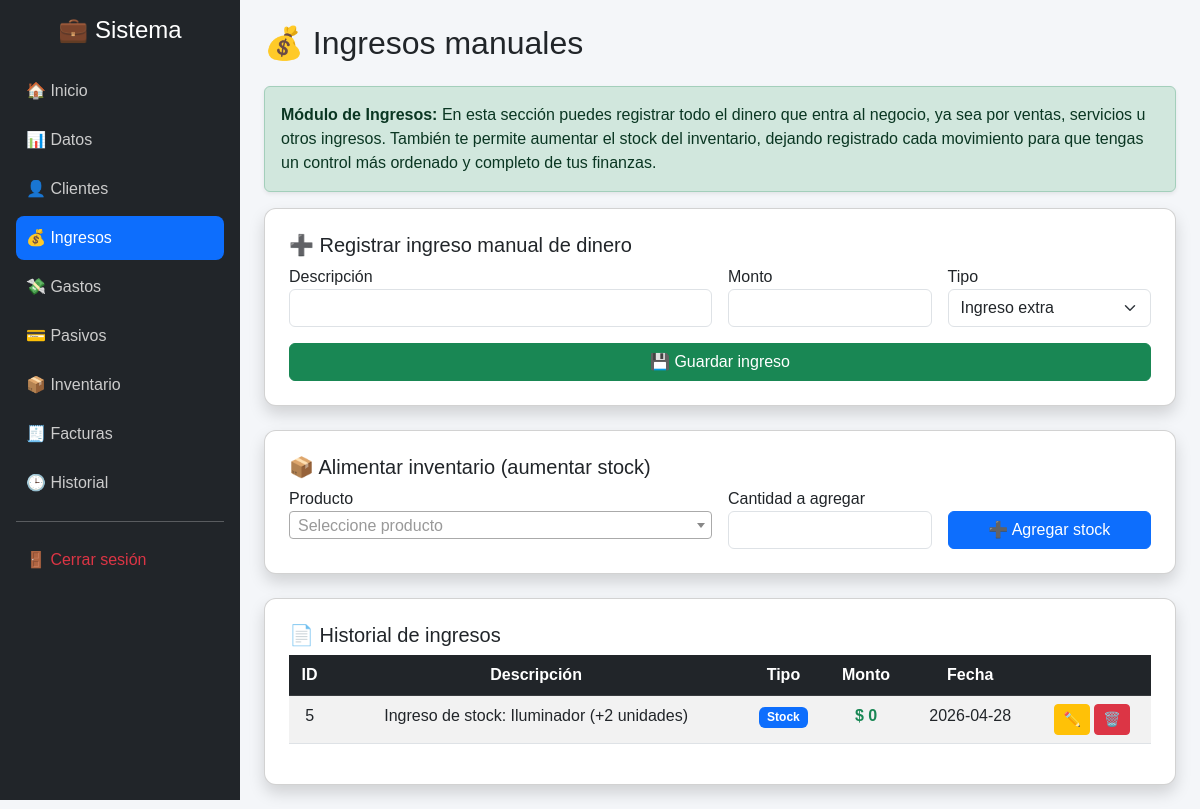
Page /sistema_financiero/modules/ingresos/index.php (signed in) on the committed database.
### tables this page shows
CREATE TABLE `ingresos` (
  `id` int(11) NOT NULL,
  `descripcion` text DEFAULT NULL,
  `monto` decimal(10,2) DEFAULT NULL,
  `fecha` date DEFAULT NULL,
  `tipo` varchar(50) NOT NULL DEFAULT 'extra'
);

### sistema_financiero/modules/ingresos/index.php (the view, shortened to what this page needs)
<?php
include($_SERVER['DOCUMENT_ROOT']."/sistema_financiero/config/conexion.php");
?>
<!DOCTYPE html>
<html>
<head>
<link href="https://cdn.jsdelivr.net/npm/bootstrap@5.3.0/dist/css/bootstrap.min.css" rel="stylesheet">
<link href="https://cdn.jsdelivr.net/npm/select2@4.1.0-rc.0/dist/css/select2.min.css" rel="stylesheet" />
<link rel="stylesheet" href="https://code.jquery.com/ui/1.13.2/themes/base/jquery-ui.css">
</head>
<body>
<div class="sidebar bg-dark text-white p-3">
    <h4 class="text-center mb-4">💼 Sistema</h4>
    <a href="/sistema_financiero/public/index.php" class="menu-item">🏠 Inicio</a>
    <a href="/sistema_financiero/public/dashboard.php" class="menu-item">📊 Datos</a>
    <a href="/sistema_financiero/modules/clientes/" class="menu-item">👤 Clientes</a>
    <a href="/sistema_financiero/modules/ingresos/" class="menu-item active">💰 Ingresos</a>
    <a href="/sistema_financiero/modules/gastos/" class="menu-item">💸 Gastos</a>
    <a href="/sistema_financiero/modules/pasivos/" class="menu-item">💳 Pasivos</a>
    <a href="/sistema_financiero/modules/inventario/" class="menu-item">📦 Inventario</a>
    <a href="/sistema_financiero/modules/facturas/" class="menu-item">🧾 Facturas</a>
    <a href="/sistema_financiero/modules/historial/" class="menu-item">🕒 Historial</a>
    <hr>
    <a href="/sistema_financiero/auth/logout.php" class="menu-item text-danger">
        🚪 Cerrar sesión
    </a>
</div>
<div class="content p-4">
<h2 class="mb-4">💰 Ingresos manuales</h2>
<div class="alert alert-success shadow-sm">
    <strong>Módulo de Ingresos:</strong>
    En esta sección puedes registrar todo el dinero que entra al negocio, ya sea por ventas, servicios u otros
    ingresos. También te permite aumentar el stock del inventario, dejando registrado cada movimiento para que
    tengas un control más ordenado y completo de tus finanzas.
</div>
<div class="card shadow p-4 mb-4">
<h5>➕ Registrar ingreso manual de dinero</h5>
<form method="POST" class="row g-3">
<div class="col-md-6">
<label>Descripción</label>
<input type="text" id="descripcion" name="descripcion" class="form-control" required>
</div>
<div class="col-md-3">
<label>Monto</label>
<input type="number" name="monto" step="0.01" min="1" class="form-control" required>
</div>
<div class="col-md-3">
<label>Tipo</label>
<select name="tipo" class="form-select" required>
<option value="extra">Ingreso extra</option>
</select>
</div>
<div class="col-md-12">
<button name="guardar" class="btn btn-success w-100">
💾 Guardar ingreso
</button>
</div>
</form>
</div>
<div class="card shadow p-4 mb-4">
<h5>📦 Alimentar inventario (aumentar stock)</h5>
<form method="POST" class="row g-3">
<div class="col-md-6">
<label>Producto</label>
</div>
<div class="col-md-3">
<label>Cantidad a agregar</label>
<input type="number" name="cantidad" min="1" class="form-control" required>
</div>
<div class="col-md-3 d-flex align-items-end">
<button name="agregar_stock" class="btn btn-primary w-100">
➕ Agregar stock
</button>
</div>
</form>
</div>
<div class="card shadow p-4">
<h5>📄 Historial de ingresos</h5>
<table class="table table-striped text-center">
<thead class="table-dark">
<tr>
<th>ID</th>
<th>Descripción</th>
<th>Tipo</th>
<th>Monto</th>
<th>Fecha</th>
<th></th>
</tr>
</thead>
<tbody>
<?php
$ingresos = $conn->query("SELECT * FROM ingresos ORDER BY fecha DESC");
while ($row = $ingresos->fetch_assoc()) {
    if ($row['tipo'] == 'stock') {
        $badge = "<span class='badge bg-primary'>Stock</span>";
    } elseif ($row['tipo'] == 'extra') {
        $badge = "<span class='badge bg-success'>Extra</span>";
    } elseif ($row['tipo'] == 'servicio') {
        $badge = "<span class='badge bg-warning text-dark'>Servicio</span>";
    } else {
        $badge = "<span class='badge bg-secondary'>Ajuste</span>";
    }
    echo "<tr>
        <td>{$row['id']}</td>
        <td>{$row['descripcion']}</td>
        <td>$badge</td>
        <td class='text-success fw-bold'>$ " . number_format($row['monto'],0,',','.') . "</td>
        <td>{$row['fecha']}</td>
        <td>
            <a href='editar.php?id={$row['id']}' class='btn btn-warning btn-sm'>✏️</a>
            <a href='eliminar.php?id={$row['id']}' class='btn btn-danger btn-sm'
               onclick=\"return confirm('¿Eliminar este ingreso?')\">🗑️</a>
        </td>
    </tr>";
}
?>
</tbody>
</table>
</div>
</div>
</body>
</html>

### sistema_financiero/modules/ingresos/index.php (style rules this page uses)
body { background-color: #f4f6f9; margin: 0; font-family: Arial; }
.sidebar { width: 240px; height: 100vh; position: fixed; top: 0; left: 0; }
.content { margin-left: 240px; padding: 20px; }
.card { border-radius: 12px; }
.menu-item { display: block; color: #ccc; padding: 10px; border-radius: 8px; text-decoration: none; margin-bottom: 5px; transition: 0.3s; }
.menu-item.active { background: #0d6efd; color: white; }

### rows in the picture
ingresos: id "5", descripcion "Ingreso de stock: Iluminador (+2 unidades)", tipo "Stock", monto "0", fecha "2026-04-28"
